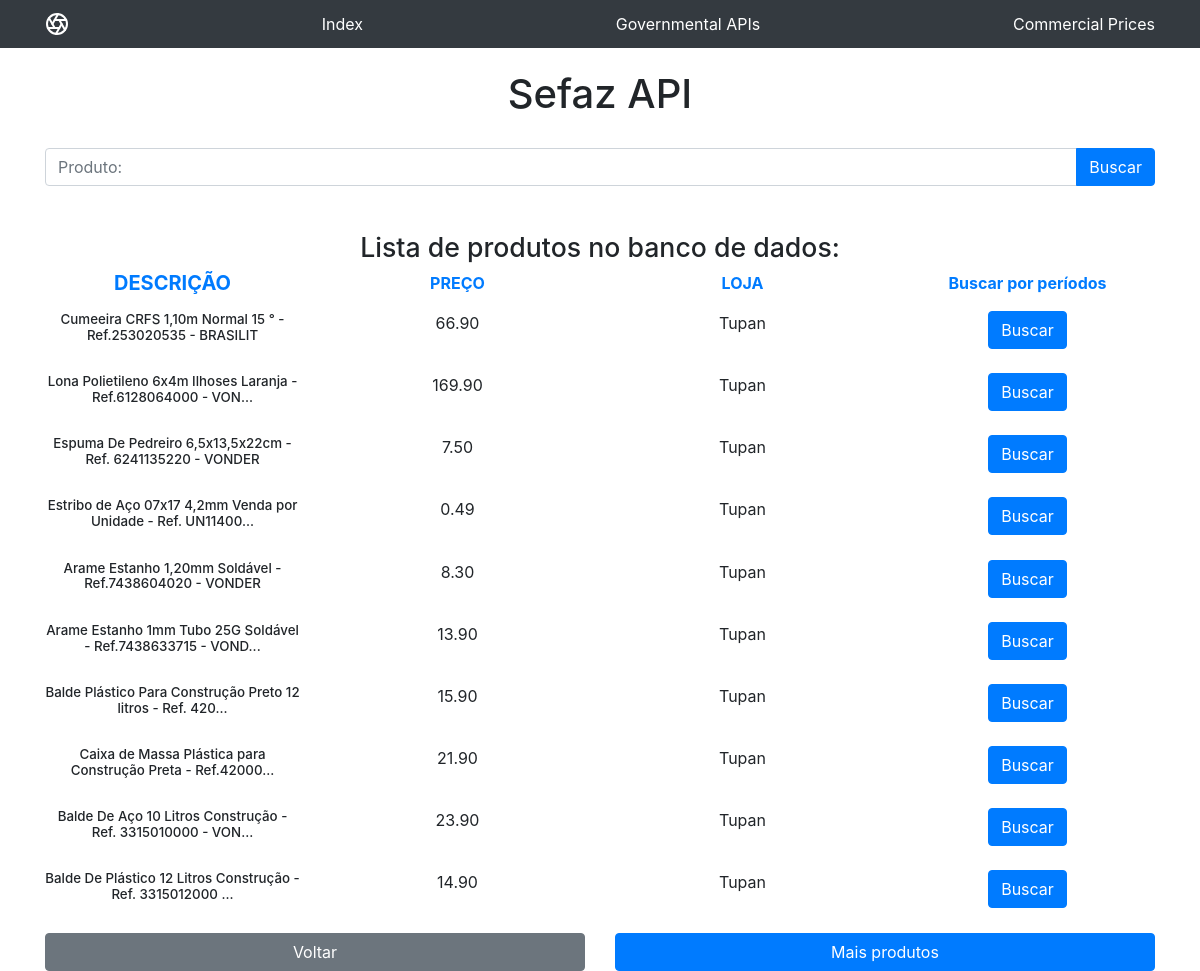
The page /commercialPrices/ on the database its author committed.
### API/models.py (models this page shows, shortened)
class Product(models.Model):
    id = models.IntegerField(name='id', primary_key=True)
    description = models.CharField(name='description', max_length=500)
    price = models.DecimalField(name='price', max_digits=8, decimal_places=2)
    brand = models.CharField(name='brand',max_length=100, default="")
    storeName = models.CharField(name='storeName', max_length=100)
    notes = models.CharField(name='notes', max_length=100)
    date = models.DateField(auto_now=True)

### web/views.py (the view, shortened to what this page needs)
# urls.py: path('', url.index, name='Index'),
def index(request):
    allProducts = Product.objects.get_queryset().order_by('id') #pegando os produtos e ordenando pelo id
    produtos = Paginator(allProducts,10) #paginando os produtos de 10 em 10
    back_page_number=1
    next_page_number=1
    page = produtos.page(1)
    product_id_for_periods = request.GET.get("product_id_for_periods")
    productPeriodMap = None
    query = request.GET.get('search') #aqui vai receber o que vier da entrada de busca de produtos
    goNext = request.POST.get('next-btn')
    if(goNext):
        back_page_number=goNext #setando o numero da pagina anterior como o atual ate entao
        next_page_number = int(goNext)+1 #incrementando o valor para o da pagina atual
        page = produtos.page(next_page_number) #indo para a pagina em si
    goBack = request.POST.get('back-btn')
    if (goBack):
        if(int(goBack)-1>0):
            next_page_number=goBack
            page = produtos.get_page(int(goBack))
            back_page_number = int(goBack) - 1
    context = {
        'produtos': page.object_list,
        'back_page_number': back_page_number,
        'next_page_number': next_page_number,
        'productPeriodMap': productPeriodMap,
    }
    return render(request, 'indexCommercial.html', context)

### web/templates/indexCommercial.html (shortened to what this page needs)
{% extends 'base.html' %}
{% load static %}
{% block content %}
    <div class="container">
        <h1 style="padding-top:2%; padding-bottom:2%; text-align:center">Sefaz API</h1>
        <form action="" method="GET" class="form" style="padding-bottom: 2%">
            <div class="input-group">
                <input name="search" type="text" value="{{ request.GET.search }}" placeholder="Produto:" class="form-control">
                <div class="input-group-append">
                    <button class="btn btn-primary" type="submit">Buscar</button>
                </div>
            </div>
        </form>
        <div class="products-list">
            <h1 style="font-size:20pt; text-align: center; padding-top: 2%">Lista de produtos no banco de dados:</h1>
            <div class="row sticky-top" style="text-align:center; background-color:white">
                <div class="col-3" style="color: #007bff">
                    <h2 style="font-size:15pt; font-weight:bold">DESCRIÇÃO</h2>
                </div>
                <div class="col-3" style="color: #007bff; font-weight:bold">
                    <p>PREÇO</p>
                </div>
                <div class="col-3" style="color: #007bff; font-weight:bold">
                    <p>LOJA</p>
                </div>
                <div class="col-3" style="color: #007bff; font-weight:bold">
                    <p>Buscar por períodos</p>
                </div>
            </div>
            {% for produto in produtos %}
                <form action="" method="GET" class="form" style="padding-bottom: 2%">
                    <div class="row" style="text-align:center">
                        <div class="col-3">
                            <h2 style="font-size:10pt">{{produto.description}}</h2>
                        </div>
                        <div class="col-3">
                            <p>{{ produto.price }}</p>
                        </div>
                        <div class="col-3">
                            <p>{{ produto.storeName }}</p>
                        </div>
                        <div class="col-3">
                            <button class="btn btn-primary" value="{{ produto.id }}" name="product_id_for_periods" type="submit">Buscar</button>
                        </div>
                    </div>
                </form>
            {% endfor %}
            <form method="POST" class="form" >
                <div class="row">
                    <div class="col-6">
                        <button  class="btn btn-block btn-secondary" value="{{ back_page_number }}" name="back-btn">Voltar</button>
                    </div>
                    <div class="col-6">
                        <button  class="btn btn-block btn-primary" value="{{ next_page_number }}" name="next-btn">Mais produtos</button>
                    </div>
                </div>
            </form>
        </div>
    </div>
{% endblock %}

### rows shown on the page
Product: description "Cumeeira CRFS 1,10m Normal 15 ° - Ref.253020535 - BRASILIT", price "66.90", storeName "Tupan", {{ produto.id }} 30155 (drawn)
Product: description "Lona Polietileno 6x4m Ilhoses Laranja - Ref.6128064000 - VON...", price "169.90", storeName "Tupan", {{ produto.id }} 47542 (drawn)
Product: description "Espuma De Pedreiro 6,5x13,5x22cm - Ref. 6241135220 - VONDER", price "7.50", storeName "Tupan", {{ produto.id }} 55007 (drawn)
Product: description "Estribo de Aço 07x17 4,2mm Venda por Unidade - Ref. UN11400...", price "0.49", storeName "Tupan", {{ produto.id }} 61054 (drawn)
Product: description "Arame Estanho 1,20mm Soldável - Ref.7438604020 - VONDER", price "8.30", storeName "Tupan", {{ produto.id }} 67631 (drawn)
Product: description "Arame Estanho 1mm Tubo 25G Soldável - Ref.7438633715 - VOND...", price "13.90", storeName "Tupan", {{ produto.id }} 78912 (drawn)
Product: description "Balde Plástico Para Construção Preto 12 litros - Ref. 420...", price "15.90", storeName "Tupan", {{ produto.id }} 79938 (drawn)
Product: description "Caixa de Massa Plástica para Construção Preta - Ref.42000...", price "21.90", storeName "Tupan", {{ produto.id }} 79947 (drawn)
Product: description "Balde De Aço 10 Litros Construção - Ref. 3315010000 - VON...", price "23.90", storeName "Tupan", {{ produto.id }} 288837 (drawn)
Product: description "Balde De Plástico 12 Litros Construção - Ref. 3315012000 ...", price "14.90", storeName "Tupan", {{ produto.id }} 288838 (drawn)
